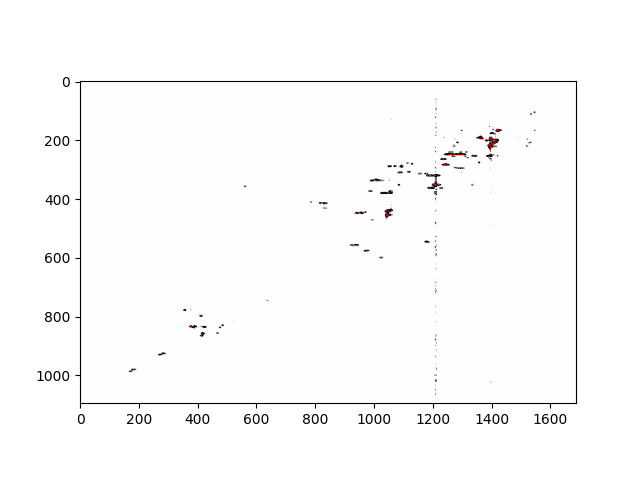
#> input picture denoised_real_pics/1.png, 640 x 480 px, found by its file name
$ jupyter execute --allow-errors save_picture_as_array_multi_stage.ipynb
#> lines starting #> are read from the running program, lines starting #| are printed output that depends on the picture; pictures that were not available may be replaced by others from this repository, and a replacement may not be noted
[cell 1]
import os,sys
from glob import glob
import cv2
import pandas as pd
import numpy as np
from tqdm import tqdm
import matplotlib.pyplot as plt
from PIL import Image


img_dir = "/root/autoencoder_denoiser/dataset/real_img_referral_for_testing"
clean_dir = os.path.join(img_dir, "real_hsqc_clean")
noisy_dir = os.path.join(img_dir, "real_hsqc_noisy")
imgs=[]
all_img_paths = sorted(glob(noisy_dir+"/*"))

last_compound_name = ''
for img_path in tqdm(all_img_paths):
    compound_name = img_path.split('/')[-1].split('_')[0]
    if compound_name!=last_compound_name:
        save_dir = f'/root/autoencoder_denoiser/dataset/group_by_name_and_stage/{compound_name}/'
        os.makedirs(save_dir, exist_ok=True)
        last_compound_name = compound_name
        '''ground truth'''
        ground_path = img_path.replace("real_hsqc_noisy","real_hsqc_clean").replace("_noisy","_original")
        ground_path = ground_path[:-5] + '1.png'
        if ground_path[-6].isdigit():
            # print(ground_path)
            ground_path = ground_path[:-6]+ground_path[-5:]
        # print(gound_path)
        img = Image.open(ground_path)
#> img is the input picture: PIL image 640x480 RGBA; mean R, G, B, A 251.3, 251.2, 251.2, 255
        img = np.array(img)
        plus_groud = 1-img[:,:, 0]/255 # I will assume this is plus but not sure
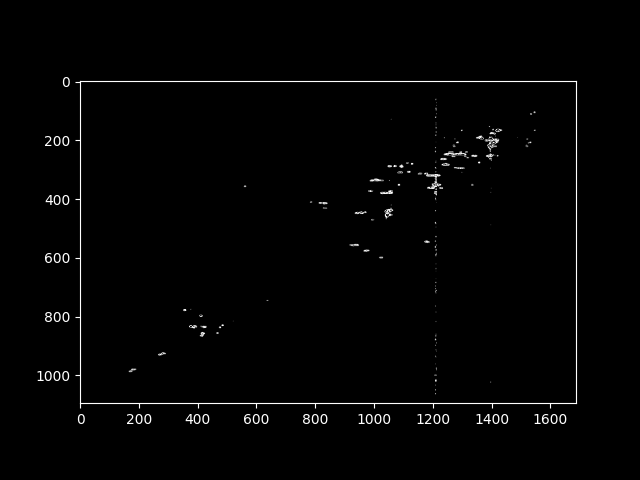
#> plus_groud: shape (480, 640) float64; min 0, max 1, mean 0.0146
        minus_groud = 1-img[:,:, 2]/255
        ground_truth = plus_groud - minus_groud
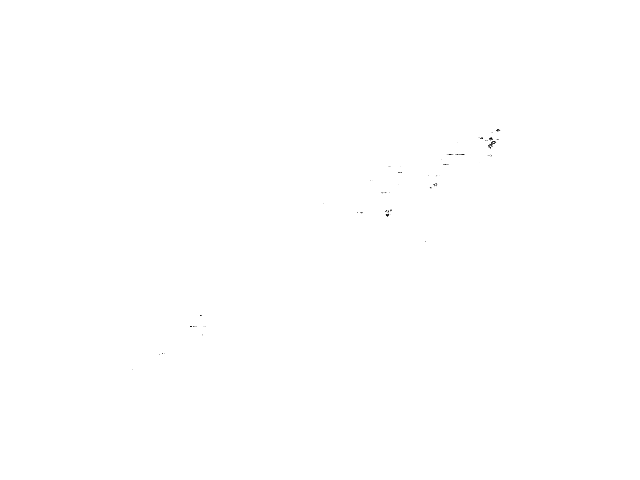
#> ground_truth: shape (480, 640) float64; min -0.984, max 0, mean -0.000269; drawn with min black and max white
        ground_truth = cv2.resize(ground_truth.astype("float32"), (120, 180))
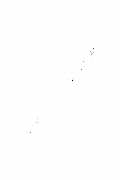
#> ground_truth: shape (180, 120) float32; min -0.878, max 0, mean -0.000254; drawn with min black and max white
        np.save(save_dir+'ground_truth.npy', ground_truth)

    '''noise'''
    img = Image.open(img_path)
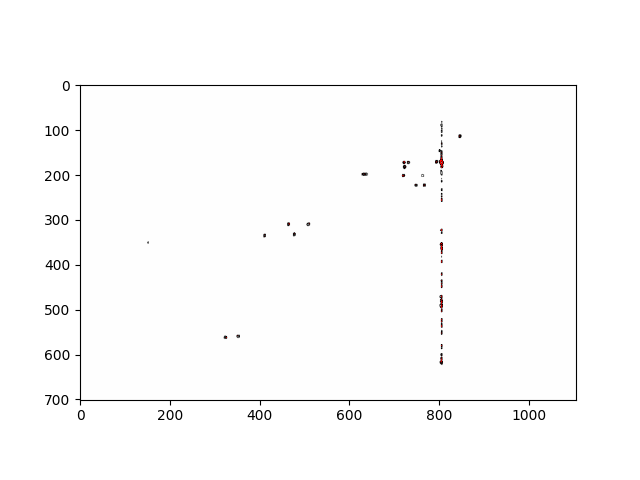
#> input picture denoised_real_pics/10.png, 640 x 480 px, given as the content of the folder noiser/dataset/real_img_referral_for_testing/real_hsqc_noisy, which was not available
#> img is the input picture: PIL image 640x480 RGBA; mean R, G, B, A 251.7, 251.7, 251.7, 255
    img = np.array(img)
    plus = 1-img[:,:, 0]/255 # I will assume this is plus but not sure
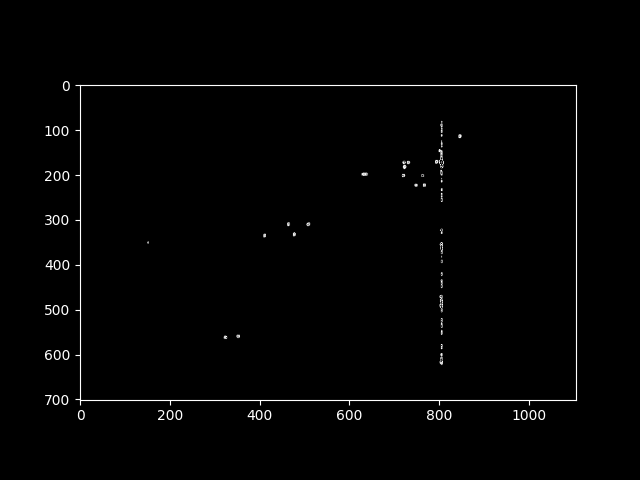
#> plus: shape (480, 640) float64; min 0, max 1, mean 0.0128
    minus = 1-img[:,:, 2]/255
    # print(plus.shape)
    img_result = plus-minus
    resized_input = cv2.resize(img_result.astype("float32"), (120, 180))
    noise_level = img_path.split('/')[-1].split('_')[-1]
    np.save(save_dir+f'_noise_{noise_level}.npy', resized_input)

[cell 2]
import pickle
all_names=[]
for img_path in tqdm(all_img_paths):
    compound_name = img_path.split('/')[-1].split('_')[0]
    if compound_name not in all_names :
        all_names.append(compound_name)

with open('/root/autoencoder_denoiser/dataset/all_names.pkl', 'wb') as f:
    pickle.dump(all_names, f)
